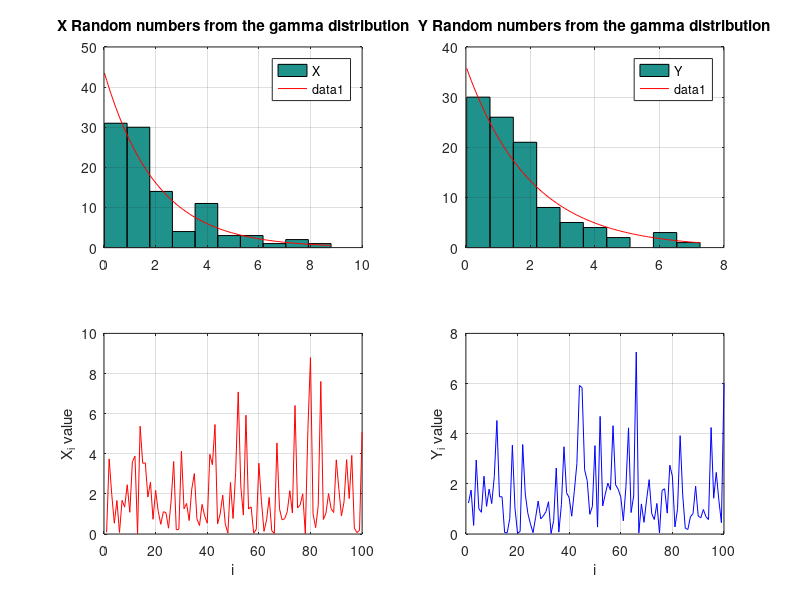

This figure's MATLAB source:
clear all;
clc;
close all;

alpha_1 = 0.005;
alpha_2 = 0.01;
alpha_3 = 0.05;

A = 1;
B = 2;
m = [1 100];
n = [1 100];
h1 = 10.0;
h2 = 10.0;

% generate X from the gamma distribution
X = gamrnd(A,B,m);
%  generate Y from the gamma distribution
Y = gamrnd(A,B,n);

figure;
subplot(2,2,1);
hist(X, h1);
x=min(X):(max(X)-min(X))/100:max(X);
fx= gampdf(x, A,B);
ffx=fx*100*((max(X)-min(X))/h1);
title('X Random numbers from the gamma distribution');
grid on;
legend('X');
hold on
plot(x,ffx,'r')

subplot(2,2,2);
hist(Y, h2);
y=min(Y):(max(Y)-min(Y))/100:max(Y);
fy= gampdf(y, A,B);
ffy=fy*100*((max(Y)-min(Y))/h2);
title('Y Random numbers from the gamma distribution');
grid on;
legend('Y');
hold on;
plot(y,ffy,'r');

subplot(2,2,3);
plot(X, 'r-');
grid on;
xlabel('i');
ylabel('X_i value');
subplot(2,2,4);
plot(Y, 'b-');
grid on;
xlabel('i');
ylabel('Y_i value');

% common variational series
XY = union(X,Y);
l = length(XY);

[p1, h1] = ranksum(X, Y, alpha_1)
[p2, h2] = ranksum(X, Y, alpha_2)
[p3, h3] = ranksum(X, Y, alpha_3)

mX = mean(X)
mY = mean(Y)



% p = ranksum(x,y) функция предназначена для проведения двустороннего рангового теста Вилкоксона для проверки нулевой гипотезы состоящей в том, 
% что независимые выборки x и y взяты из генеральных совокупностей с равными медианами. 
% Выборки x и y задаются как векторы. 
% Функция возвращает значение уровня значимости p для проверки нулевой гипотезы. 
% Уровень значимости - вероятность ошибки первого рода, т.е. вероятность неверно отвергнуть нулевую гипотезу, в случае ее справедливости. 
% Если значение p≈0, то нулевая гипотеза может быть отвергнута, т.е. медианы сравниваемых выборок статистически значимо отличаются друг от друга.
% Нулевая гипотеза принимается если h=0.
% Если h=1, то нулевая гипотеза может быть отвергнута